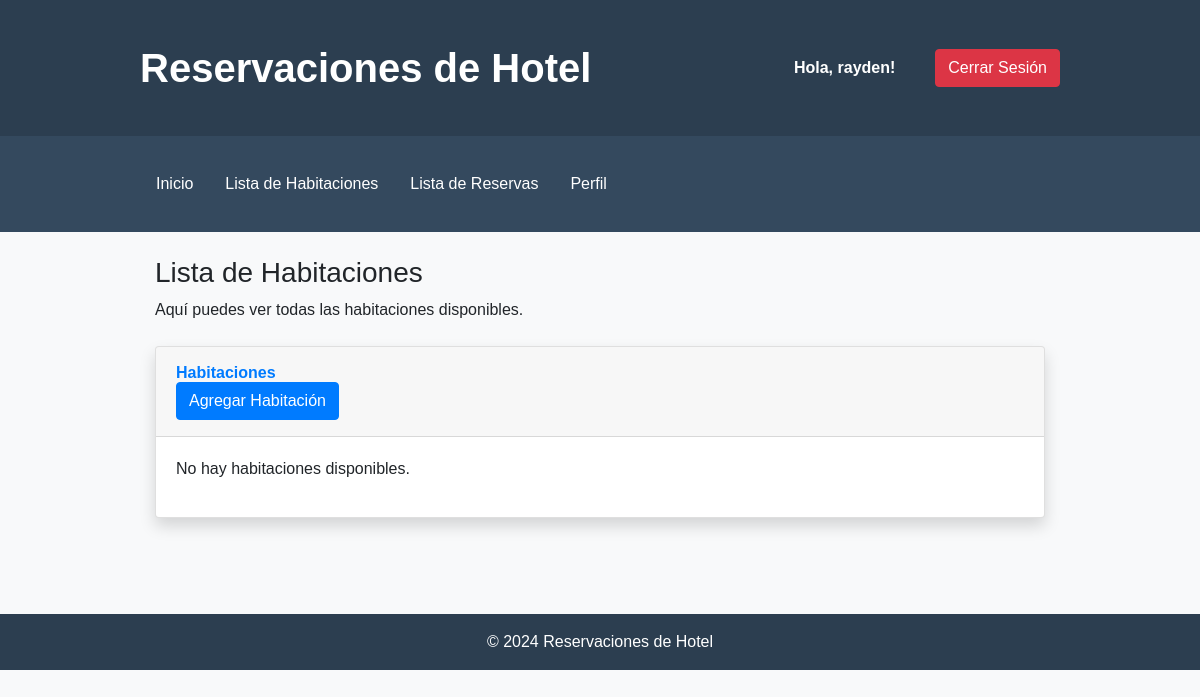
The app's page /rooms/ (signed in), older data.
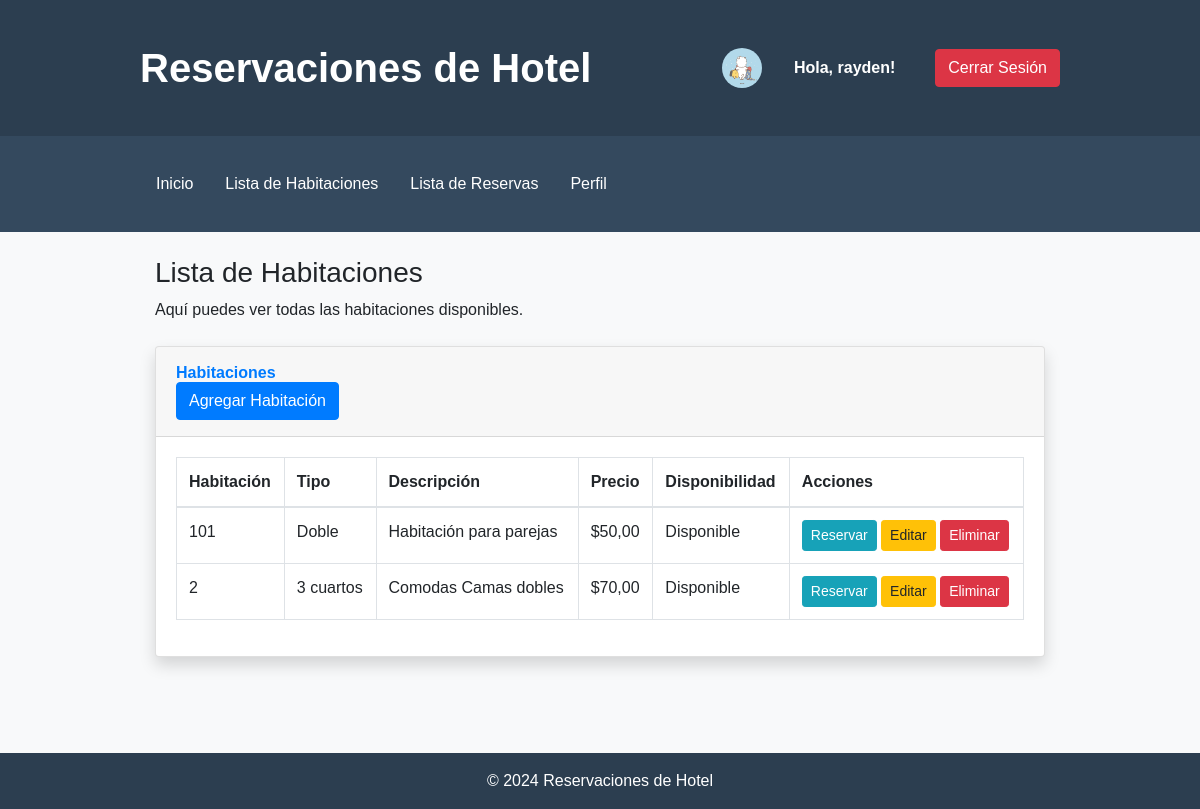
The same page, newer data.
### reservaciones/models.py (models this page shows, shortened)
class Profile(models.Model):
    user = models.OneToOneField(User, on_delete=models.CASCADE)
    profile_picture = models.ImageField(upload_to='profile_pictures/', null=True, blank=True)

class Room(models.Model):
    room_number = models.CharField(max_length=10)
    room_type = models.CharField(max_length=50)
    description = models.TextField()
    price_per_night = models.DecimalField(max_digits=10, decimal_places=2)
    is_available = models.BooleanField(default=True)

### reservaciones/views.py (the view)
# urls.py: path('rooms/', RoomListView.as_view(), name='rooms_list'),
class RoomListView(LoginRequiredMixin, ListView):
    model = Room
    template_name = 'rooms/room_list.html'
    context_object_name = 'rooms'

### reservaciones/templates/rooms/room_list.html (shortened to what this page needs)
{% extends 'index.html' %} {% block title %}Lista de Habitaciones{% endblock %} {% block content %}
<div class="container-fluid">
    <h1 class="h3 mb-2 text-gray-800">Lista de Habitaciones</h1>
    <p class="mb-4">Aquí puedes ver todas las habitaciones disponibles.</p>
    <div class="card shadow mb-4">
        <div class="card-header py-3">
            <h6 class="m-0 font-weight-bold text-primary">Habitaciones</h6>
            <a href="{% url 'room_create' %}" class="btn btn-primary btn-icon-split">
                <span class="text">Agregar Habitación</span>
            </a>
        </div>
        <div class="card-body">
            {% if rooms %}
            <div class="table-responsive">
                <table class="table table-bordered" width="100%" cellspacing="0">
                    <thead>
                        <tr>
                            <th>Habitación</th>
                            <th>Tipo</th>
                            <th>Descripción</th>
                            <th>Precio</th>
                            <th>Disponibilidad</th>
                            <th>Acciones</th>
                        </tr>
                    </thead>
                    <tbody>
                        {% for room in rooms %}
                        <tr>
                            <td>{{ room.room_number }}</td>
                            <td>{{ room.room_type }}</td>
                            <td>{{ room.description }}</td>
                            <td>${{ room.price_per_night }}</td>
                            <td>
                                {% if room.is_available %} Disponible {% else %} No Disponible {% endif %}
                            </td>
                            <td>
                                <a href="{% url 'make_reservation' room.pk %}" class="btn btn-info btn-sm">
                                     Reservar
                                </a>
                                <a href="{% url 'room_edit' room.pk %}" class="btn btn-warning btn-sm">
                                     Editar
                                </a>
                                <a href="{% url 'room_delete' room.pk %}" class="btn btn-danger btn-sm">
                                     Eliminar
                                </a>
                            </td>
                        </tr>
                        {% endfor %}
                    </tbody>
                </table>
            </div>
            {% else %}
            <p>No hay habitaciones disponibles.</p>
            {% endif %}
        </div>
    </div>
</div>
{% endblock %}

### reservaciones/templates/index.html (shortened to what this page needs)
<!DOCTYPE html>
<html lang="es">
<head>
    {% load static %}
    <link rel="stylesheet" href="https://stackpath.bootstrapcdn.com/bootstrap/4.5.2/css/bootstrap.min.css">
    <link rel="stylesheet" href="{% static 'css/styles.css' %}">
</head>
<body class="bg-light">
    <header class="bg-custom-header text-white py-4">
        <div class="container">
            <div class="d-flex justify-content-between align-items-center">
                <h1 class="font-weight-bold">{% block header %}Reservaciones de Hotel{% endblock %}</h1>
                {% if request.user.is_authenticated %}
                <div class="d-flex align-items-center">
                    {% if request.user.profile.profile_picture %}
                    <img src="{{ request.user.profile.profile_picture.url }}" alt="Imagen de perfil"
                        class="rounded-circle mr-2" style="width: 40px; height: 40px;"> {% endif %}
                    <strong class="font-weight-bold py-2 px-4">Hola, {{ request.user.username }}!</strong>
                    <a class="btn btn-danger text-custom-white ml-3 hover-bg-custom-red"
                        href="{% url 'logout' %}">Cerrar Sesión</a>
                </div>
                {% endif %}
            </div>
        </div>
    </header>
    <nav class="bg-custom-nav text-white py-2">
        <div class="container">
            <ul class="nav">
                <li class="nav-item">
                    <a class="nav-link text-custom-white hover-bg-custom-light" href="{% url 'index' %}">Inicio</a>
                </li>
                <li class="nav-item">
                    <a class="nav-link text-custom-white hover-bg-custom-light" href="{% url 'rooms_list' %}">Lista de
                        Habitaciones</a>
                <li class="nav-item">
                    <a class="nav-link text-custom-white hover-bg-custom-light"
                        href="{% url 'list_reservations' %}">Lista de
                        Reservas</a>
                </li>
                </li>
                {% if request.user.is_authenticated %}
                <li class="nav-item">
                    <a class="nav-link text-custom-white hover-bg-custom-light" href="{% url 'profile' %}">Perfil</a>
                </li>
                {% endif %}
            </ul>
        </div>
    </nav>
    <main class="container py-4">
        {% block content %}{% endblock %}
    </main>
    <footer class="bg-custom-header text-white mt-5 py-3">
        <div class="text-center">
            <p class="mb-0">© {% now "Y" %} Reservaciones de Hotel</p>
        </div>
    </footer>
</body>
</html>

Row changes from the older to the newer data that the page shows:
added Room: room_number "101", room_type "Doble", description "Habitación para parejas", price_per_night "50,00", is_available "Disponible"
added Room: room_number "2", room_type "3 cuartos", description "Comodas Camas dobles", price_per_night "70,00", is_available "Disponible"
Text that changed along with them:
text no longer shown: "No hay habitaciones disponibles."
text now shown: "Habitación Tipo Descripción Precio Disponibilidad Acciones"
